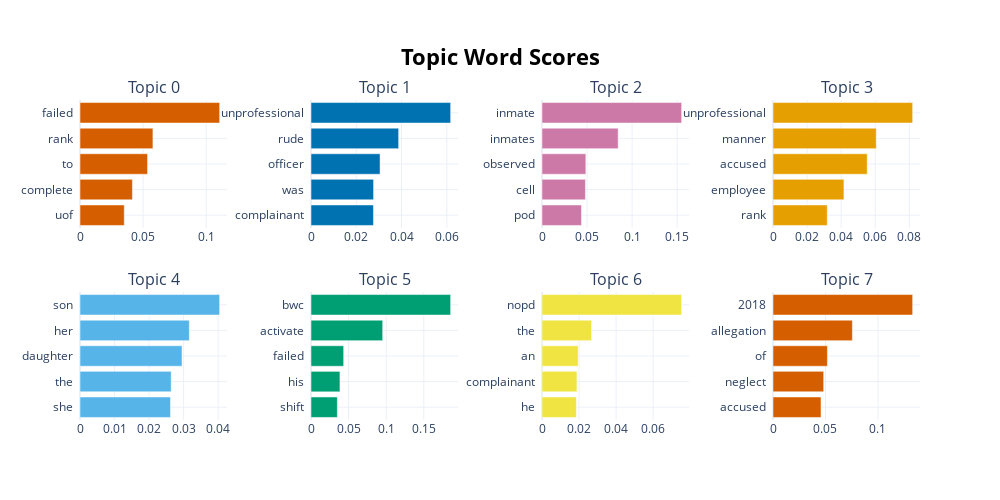

Notebook code for this chart:
### Code cell
topic_model.visualize_barchart()

### Figure 1 — Plotly figure (JSON) as saved in the notebook; plotly's stock layout.template omitted (floating-point values rounded to 4 significant figures)
{"data": [{"marker": {"color": "#D55E00"}, "orientation": "h", "type": "bar", "x": [0.03507, 0.04153, 0.05355, 0.05778, 0.1107], "xaxis": "x", "y": ["uof  ", "complete  ", "to  ", "rank  ", "failed  "], "yaxis": "y"}, {"marker": {"color": "#0072B2"}, "orientation": "h", "type": "bar", "x": [0.02759, 0.02764, 0.03051, 0.03871, 0.06169], "xaxis": "x2", "y": ["complainant  ", "was  ", "officer  ", "rude  ", "unprofessional  "], "yaxis": "y2"}, {"marker": {"color": "#CC79A7"}, "orientation": "h", "type": "bar", "x": [0.04385, 0.0482, 0.04868, 0.08453, 0.155], "xaxis": "x3", "y": ["pod  ", "cell  ", "observed  ", "inmates  ", "inmate  "], "yaxis": "y3"}, {"marker": {"color": "#E69F00"}, "orientation": "h", "type": "bar", "x": [0.03184, 0.04163, 0.0553, 0.0606, 0.08196], "xaxis": "x4", "y": ["rank  ", "employee  ", "accused  ", "manner  ", "unprofessional  "], "yaxis": "y4"}, {"marker": {"color": "#56B4E9"}, "orientation": "h", "type": "bar", "x": [0.0262, 0.0264, 0.02954, 0.03165, 0.04043], "xaxis": "x5", "y": ["she  ", "the  ", "daughter  ", "her  ", "son  "], "yaxis": "y5"}, {"marker": {"color": "#009E73"}, "orientation": "h", "type": "bar", "x": [0.03503, 0.0385, 0.04343, 0.09532, 0.1857], "xaxis": "x6", "y": ["shift  ", "his  ", "failed  ", "activate  ", "bwc  "], "yaxis": "y6"}, {"marker": {"color": "#F0E442"}, "orientation": "h", "type": "bar", "x": [0.01853, 0.01885, 0.01955, 0.02678, 0.07539], "xaxis": "x7", "y": ["he  ", "complainant  ", "an  ", "the  ", "nopd  "], "yaxis": "y7"}, {"marker": {"color": "#D55E00"}, "orientation": "h", "type": "bar", "x": [0.04574, 0.04828, 0.05184, 0.07562, 0.133], "xaxis": "x8", "y": ["accused  ", "neglect  ", "of  ", "allegation  ", "2018  "], "yaxis": "y8"}], "layout": {"annotations": [{"font": {"size": 16}, "showarrow": false, "text": "Topic 0", "x": 0.0875, "xanchor": "center", "xref": "paper", "y": 1, "yanchor": "bottom", "yref": "paper"}, {"font": {"size": 16}, "showarrow": false, "text": "Topic 1", "x": 0.3625, "xanchor": "center", "xref": "paper", "y": 1, "yanchor": "bottom", "yref": "paper"}, {"font": {"size": 16}, "showarrow": false, "text": "Topic 2", "x": 0.6375, "xanchor": "center", "xref": "paper", "y": 1, "yanchor": "bottom", "yref": "paper"}, {"font": {"size": 16}, "showarrow": false, "text": "Topic 3", "x": 0.9125, "xanchor": "center", "xref": "paper", "y": 1, "yanchor": "bottom", "yref": "paper"}, {"font": {"size": 16}, "showarrow": false, "text": "Topic 4", "x": 0.0875, "xanchor": "center", "xref": "paper", "y": 0.4, "yanchor": "bottom", "yref": "paper"}, {"font": {"size": 16}, "showarrow": false, "text": "Topic 5", "x": 0.3625, "xanchor": "center", "xref": "paper", "y": 0.4, "yanchor": "bottom", "yref": "paper"}, {"font": {"size": 16}, "showarrow": false, "text": "Topic 6", "x": 0.6375, "xanchor": "center", "xref": "paper", "y": 0.4, "yanchor": "bottom", "yref": "paper"}, {"font": {"size": 16}, "showarrow": false, "text": "Topic 7", "x": 0.9125, "xanchor": "center", "xref": "paper", "y": 0.4, "yanchor": "bottom", "yref": "paper"}], "height": 500, "hoverlabel": {"bgcolor": "white", "font": {"family": "Rockwell", "size": 16}}, "showlegend": false, "title": {"font": {"color": "Black", "size": 22}, "text": "<b>Topic Word Scores", "x": 0.5, "xanchor": "center", "yanchor": "top"}, "width": 1000, "xaxis": {"anchor": "y", "domain": [0, 0.175], "showgrid": true}, "xaxis2": {"anchor": "y2", "domain": [0.275, 0.45], "showgrid": true}, "xaxis3": {"anchor": "y3", "domain": [0.55, 0.725], "showgrid": true}, "xaxis4": {"anchor": "y4", "domain": [0.825, 1], "showgrid": true}, "xaxis5": {"anchor": "y5", "domain": [0, 0.175], "showgrid": true}, "xaxis6": {"anchor": "y6", "domain": [0.275, 0.45], "showgrid": true}, "xaxis7": {"anchor": "y7", "domain": [0.55, 0.725], "showgrid": true}, "xaxis8": {"anchor": "y8", "domain": [0.825, 1], "showgrid": true}, "yaxis": {"anchor": "x", "domain": [0.6, 1], "showgrid": true}, "yaxis2": {"anchor": "x2", "domain": [0.6, 1], "showgrid": true}, "yaxis3": {"anchor": "x3", "domain": [0.6, 1], "showgrid": true}, "yaxis4": {"anchor": "x4", "domain": [0.6, 1], "showgrid": true}, "yaxis5": {"anchor": "x5", "domain": [0, 0.4], "showgrid": true}, "yaxis6": {"anchor": "x6", "domain": [0, 0.4], "showgrid": true}, "yaxis7": {"anchor": "x7", "domain": [0, 0.4], "showgrid": true}, "yaxis8": {"anchor": "x8", "domain": [0, 0.4], "showgrid": true}}}
